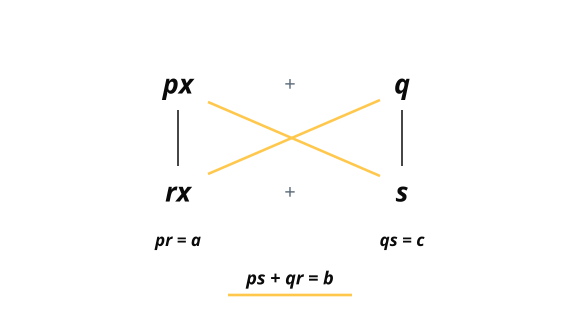

Generate this figure with Python:
"""9.3 Factoring ax^2+bx+c. The cross diagram of the candidate check.

The two binomials stacked as term tokens, px and q above, rx and s below. Three
readings come off the arrangement. The left column multiplies to the leading
coefficient, the right column to the constant, and the two diagonals, picked out
in gold, are the cross products whose SUM must hit the middle coefficient. The
columns are constraints a candidate satisfies by construction, the middle is
where it passes or fails, which is why the diagonals carry the color.

Letters only, no digits, collision-proof by construction. Static, since the
three readings are simultaneous facts about one arrangement, not a sequence.
Current brand: ink strokes and text, hero amber for the diagonals, Space
Grotesk, square corners, no boxes.
"""
import sys, pathlib
sys.path.insert(0, str(pathlib.Path(__file__).resolve().parents[1]))
from manim import *
from manim_figs import Fig

INK = "#0a0a0a"
AMBER = "#ffc84d"
FAINT = "#5b6b7a"

W, H = 580, 320
PPU = 50.0
FW, FH = W / PPU, H / PPU

f = Fig(width=W, frame_width=FW, frame_height=FH, aria=(
    "The cross diagram for checking one factoring candidate. The terms p x and q "
    "sit in a top row, r x and s below them. The left column's product p r gives "
    "the leading coefficient a, the right column's product q s gives the constant "
    "c, and two gold diagonal strokes cross in the middle, the cross products p s "
    "and q r, whose sum must give the middle coefficient b. The columns hold by "
    "construction and the middle is where a candidate passes or fails."))


def sp(x, y):
    return f.sp(x, y)


LXc, RXc = 178, 402          # the two token columns
TY, BY = 84, 192             # the two rows

# the four term tokens and the plus signs
f.label(sp(LXc, TY), "px", size=27, weight=700, color=INK, italic=True)
f.label(sp(RXc, TY), "q", size=27, weight=700, color=INK, italic=True)
f.label(sp(LXc, BY), "rx", size=27, weight=700, color=INK, italic=True)
f.label(sp(RXc, BY), "s", size=27, weight=700, color=INK, italic=True)
f.label(sp((LXc + RXc) / 2, TY), "+", size=20, weight=500, color=FAINT)
f.label(sp((LXc + RXc) / 2, BY), "+", size=20, weight=500, color=FAINT)

# the two column strokes, plain ink, constraints met by construction
f.add(Line(sp(LXc, TY + 26), sp(LXc, BY - 26), color=INK, stroke_width=3.0))
f.add(Line(sp(RXc, TY + 26), sp(RXc, BY - 26), color=INK, stroke_width=3.0))

# the two diagonals, gold, crossing between the columns
f.add(Line(sp(LXc + 30, TY + 18), sp(RXc - 22, BY - 16), color=AMBER, stroke_width=5.2))
f.add(Line(sp(LXc + 30, BY - 18), sp(RXc - 22, TY + 16), color=AMBER, stroke_width=5.2))

# the three readings
f.label(sp(LXc, BY + 48), "pr = a", size=17, weight=700, color=INK, italic=True)
f.label(sp(RXc, BY + 48), "qs = c", size=17, weight=700, color=INK, italic=True)
f.label(sp((LXc + RXc) / 2, BY + 86), "ps + qr = b", size=18, weight=700, color=INK,
        italic=True)
f.add(Line(sp((LXc + RXc) / 2 - 62, BY + 103), sp((LXc + RXc) / 2 + 62, BY + 103),
           color=AMBER, stroke_width=5.2))

print(f.write(str(pathlib.Path(__file__).parent / "fig_9_3.svg")))
